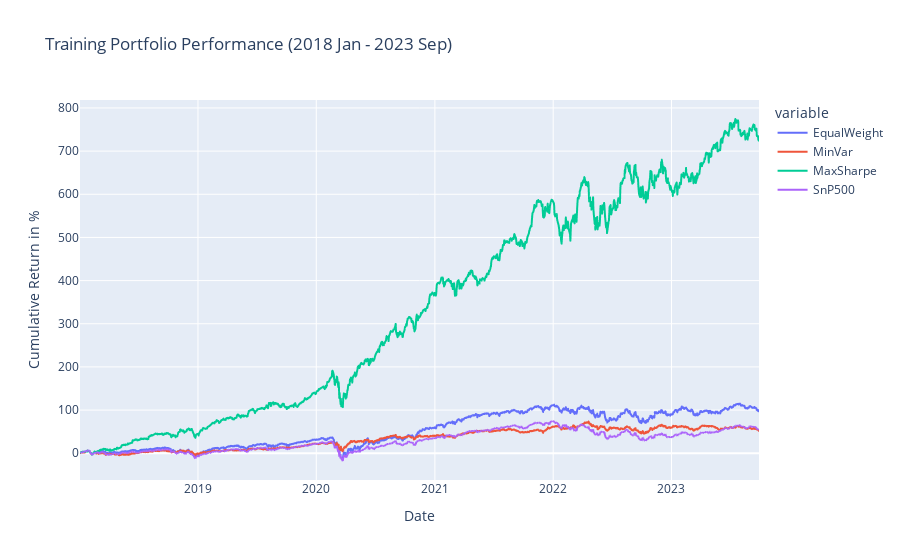

The notebook cell saved with this chart:
### Code cell
# Print out portfolio value over time
date_range = train.index
equally_weighted_train = portfolio_culmulative_return(equally_weighted_weights, train)
gmv_train = portfolio_culmulative_return(gmv_weights, train)
max_sharpe_train = portfolio_culmulative_return(max_sharpe_weights, train)
index_train = ind_ret[:date_cutoff].add(1).cumprod().subtract(1).multiply(100)

back = pd.DataFrame(
    {
        "EqualWeight": equally_weighted_train,
        "MinVar": gmv_train,
        "MaxSharpe": max_sharpe_train,
        "SnP500": index_train,
    }
)
back = back.drop(back.tail(1).index)

back.interpolate(method="linear", inplace=True)

fig = px.line(back, x=back.index, y=back.columns, title="Training Portfolio Performance (2018 Jan - 2023 Sep)")
fig.update_xaxes(title_text="Date")
fig.update_yaxes(title_text="Cumulative Return in %")

fig.show()

### Figure 1 — Plotly figure (JSON) as saved in the notebook; plotly's stock layout.template omitted (floating-point values rounded to 4 significant figures; data arrays with more than 128 entries replaced by an {"elided": "..."} marker saying what was removed)
{"data": [{"hovertemplate": "variable=EqualWeight<br>index=%{x}<br>value=%{y}<extra></extra>", "legendgroup": "EqualWeight", "line": {"color": "#636efa", "dash": "solid"}, "marker": {"symbol": "circle"}, "mode": "lines", "name": "EqualWeight", "showlegend": true, "type": "scattergl", "x": {"elided": "1445 str values"}, "xaxis": "x", "y": {"elided": "1445 float values"}, "yaxis": "y"}, {"hovertemplate": "variable=MinVar<br>index=%{x}<br>value=%{y}<extra></extra>", "legendgroup": "MinVar", "line": {"color": "#EF553B", "dash": "solid"}, "marker": {"symbol": "circle"}, "mode": "lines", "name": "MinVar", "showlegend": true, "type": "scattergl", "x": {"elided": "1445 str values"}, "xaxis": "x", "y": {"elided": "1445 float values"}, "yaxis": "y"}, {"hovertemplate": "variable=MaxSharpe<br>index=%{x}<br>value=%{y}<extra></extra>", "legendgroup": "MaxSharpe", "line": {"color": "#00cc96", "dash": "solid"}, "marker": {"symbol": "circle"}, "mode": "lines", "name": "MaxSharpe", "showlegend": true, "type": "scattergl", "x": {"elided": "1445 str values"}, "xaxis": "x", "y": {"elided": "1445 float values"}, "yaxis": "y"}, {"hovertemplate": "variable=SnP500<br>index=%{x}<br>value=%{y}<extra></extra>", "legendgroup": "SnP500", "line": {"color": "#ab63fa", "dash": "solid"}, "marker": {"symbol": "circle"}, "mode": "lines", "name": "SnP500", "showlegend": true, "type": "scattergl", "x": {"elided": "1445 str values"}, "xaxis": "x", "y": {"elided": "1445 float values"}, "yaxis": "y"}], "layout": {"legend": {"title": {"text": "variable"}, "tracegroupgap": 0}, "title": {"text": "Training Portfolio Performance (2018 Jan - 2023 Sep)"}, "xaxis": {"anchor": "y", "domain": [0, 1], "title": {"text": "Date"}}, "yaxis": {"anchor": "x", "domain": [0, 1], "title": {"text": "Cumulative Return in %"}}}}
